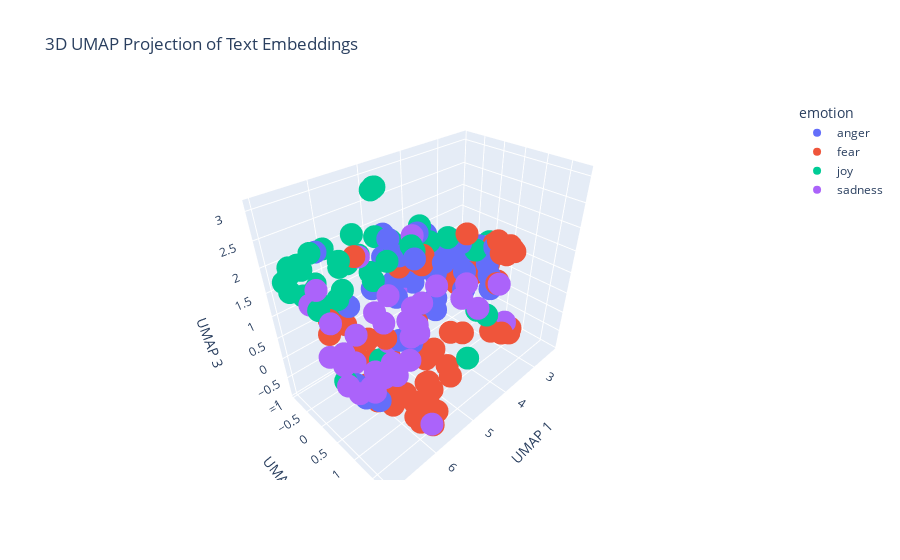

Notebook cell for this chart:
### Markdown cell above
---
##### <a id='toc1_5_8_1_1_'></a>[**>>> Exercise 4 (Take home):**](#toc0_)

Apply UMAP to the same embeddings to reduce the dimensionality to 3D vectors and plot the 3D graph, discuss the differences and similarities with the 2D graph.

### Code cell
reducer = umap.UMAP(n_components=3, metric='cosine', random_state=28) 
embedding_3d = reducer.fit_transform(X_embeddings)


df_plot = pd.DataFrame(embedding_3d, columns=['UMAP1', 'UMAP2', 'UMAP3'])
df_plot['emotion'] = combined_df['emotion']
df_plot['intensity'] = combined_df['intensity']
df_plot['text'] = combined_df['text']


fig = px.scatter_3d(  
    df_plot,
    x='UMAP1',
    y='UMAP2',
    z='UMAP3', 
    color='emotion',  
    hover_data=['text', 'intensity'],  
    title='3D UMAP Projection of Text Embeddings'
)

fig.update_layout(
    scene = dict(
        xaxis_title='UMAP 1',
        yaxis_title='UMAP 2',
        zaxis_title='UMAP 3'
    )
)

fig.show()

### Figure 1 — Plotly figure (JSON) as saved in the notebook; plotly's stock layout.template omitted (floating-point values rounded to 4 significant figures)
{"data": [{"customdata": [["@jessebwatters lol. Love it when you aggravate Juan. Keep up the good work. Lol", 0.242], ["I can't even right now #bb18 #rage", 0.646], ["@WestonKoury so leafy can roast the Pokemon go kid but not you what an outrage that just means that he is more relevant than y-I mean kisses", 0.491], ["come on let's make em hate 😘make em pout they face 👿😩.", 0.521], ["can't believe Achilles killed me! ", 0.479], ["I need to stop second guess myself and just go with the first thought and go with it. #relentless", 0.425], ["testing #angry", 0.667], ["@brendancoots where's your outrage that your party nominated a lying, corrupt person? And received donations from nations who support terror", 0.766], ["@thomeagle Just to help maintain and boost our status as a world class centre for education, culture and tolerance. #outrage", 0.438], ["@justinbieber Thank u Justin for this amazing concert. I can't believe that only u can provoke these thousand smiles these night#BelieveTour", 0.312], ["To'Why can't we brothers protect one another? No one's serious, and it makes me furious. Don't be misled, just think of Fred.' #mayfield", 0.578], ["That's really it for my madden career that game sucks , ea sports does a piss poor job every year on that shit", 0.867], ["I lost a couple niggas I want revenge so put me in coach", 0.875], ["BANG! Gordon #Brown has been accused of abusing a gazillion #rabid parrots!", 0.562], ["Inner conflict happens when we are at odds with ourselves. Honor your values and priorities.  #innerconflict #conflict #values", 0.5], ["Wont use using @mothercareuk @Mothercarehelp again!! These guys cant get nothing right!! ", 0.708], ["@laura221b I've left it for my dad to deal with 😂 My work is done as soon as it's felt the wrath of my slipper 😷", 0.521], ["Ever put your fist through your laptops screen? If so its time for a new one lmao #rage #anger #hp", 0.646], ["Did we miss the fact that #BurkeRamsey swung &amp;hit his sister #JonBenet in the face with a golf club previously out of a fit of ?", 0.417], ["@ashleighjessica @zacflint1 I'd give that pout the firm D", 0.5], ["@KingNicky7 also madden isn't the funniest game to watch and if there isn't much happening it's boring", 0.25], ["@Slippus @PureGym  yeah I received a fine today which I am furious about, currently appealing it after being a member for so long...", 0.646], ["@Kim_is__bored exactly what I have been saying on fb.. ", 0.354], ["Now that @Jasmine_Wrn has snapchat back it's a constant battle to see who can get the ugliest snap of one another 😂🙃 #snap survival", 0.458], ["@xandraaa5 @amayaallyn6 shut up hashtags are cool ", 0.438], ["Projection is perception. See it in someone else? You also at some level have that within you. #anger #worry", 0.417], ["Girls irritate me so much lol", 0.527], ["@pbump @AndyRichter  My heart goes out to that woman for the indignity of what she is sitting through.", 0.271], ["I forgot about this nice area down here with the fiery hearths", 0.25], ["@mandyjohnson I'll be honest.. I hope that annoying Southern bint with the 'look at me' pout goes out this week! Selasi #FTW", 0.646], ["but that was a mistake and a half assed excuse and now here i am burning in hell forever", 0.729], ["@Casper10666 I assure you there is no laughter, but increasing anger at the costs, and arrogance of Westminster.", 0.604], ["@FitnessFirstAU something needs to be done about people hogging machines - nobody can use 3 machines at one time! #angry #notfair #whypay", 0.75], ["@ShieldsCap &lt; Steve between his feet, feeling a blush sting his cheeks. 'I can undress myself, thank you very much,' he snapped &gt;", 0.333], ["I don't even #feel #anger anymore can't explain it .. #Tulsa #Charlotte #Trayvon #SandraBland #Philando #Ferguson #BatonRouge #MichaelBrown", 0.479], ["SOMEONE LET SNAKES IN MY HOUSE, I BET IT @Ya_Boi_Huck I KILL THAT BUGGER WHEN I GET MY HANDS ON HIM  #HuckFP2", 0.764], ["@saclivin @MrsCagg specific &amp; intentional way. And part of that intention is to provoke conversation around systemic racism towards blacks.", 0.583], ["I am #real #sjw, I will not let #america down\\nI have found us, now go and get us\\nI let it out and I let it in\\nI #rage I #lol\\n@SergioSarzedo", 0.542], ["#oow16 #sting decent new song", 0.125], ["@FluDino Event started! everyone is getting ready to travel to the lake of rage, where everything glows", 0.521], ["I think @Sam_Canaday &amp; @KYLEJDOWSON must actually have to be working like me &amp; @dowson_brady because I havent got any snap chat videos today", 0.25], ["Just joined #pottermore and was sorted into HUFFLEPUFF 😡😡😡 ", 0.438], ["@LiamCannon1 He's just too raging to type properly... Ha ha!", 0.375], ["Just watched Django Unchained, Other people may frown, but I titter in delight! 2/5", 0.229], ["Ok scrubbed hands 5 times before trying to put them in.\\nEyeballs #burning \\n#EvenMoreBlind accidentally scared the #cat whilst #screeching", 0.604], ["My eyes have been dilated. I hate the world right now with the rage of a thousand fiery dragons. I need a drink.", 0.812], ["@MaddenFreestyle i turn the game on wanting to play madden, and before i load up a game i just turn it off now.", 0.5], ["Lol little things like that make me so angry x", 0.604]], "hovertemplate": "emotion=anger<br>UMAP1=%{x}<br>UMAP2=%{y}<br>UMAP3=%{z}<br>text=%{customdata[0]}<br>intensity=%{customdata[1]}<extra></extra>", "legendgroup": "anger", "marker": {"color": "#636efa", "symbol": "circle"}, "mode": "markers", "name": "anger", "scene": "scene", "showlegend": true, "type": "scatter3d", "x": [4.62, 3.567, 5.108, 4.47, 4.079, 6.375, 4.156, 4.172, 4.377, 6.447, 4.212, 3.581, 4.318, 4.025, 6.579, 2.883, 4.352, 3.816, 4.574, 4.863, 3.734, 2.834, 5.037, 4.888, 4.544, 6.51, 4.785, 5.113, 5.936, 4.49, 5.542, 3.932, 2.702, 5.064, 4.922, 3.762, 4.81, 4.08, 5.495, 4.287, 4.969, 3.2, 4.111, 3.897, 5.346, 4.618, 3.682, 4.073], "y": [0.03803, 0.2383, -0.3719, -0.4751, -0.01708, 0.8957, -0.5015, 1.428, 0.8571, -0.3594, -0.5582, 0.9747, 0.2131, -0.2413, 0.7941, -0.03072, -0.643, -0.2316, 1.141, -0.3935, 0.9759, -0.2065, 0.008481, -0.6089, -0.5856, 0.4287, -0.4322, 0.6416, -0.4096, -0.3017, 0.515, -0.4526, -0.06325, -0.839, 1.436, -0.3249, 0.8727, 0.2805, 0.9085, 0.1724, -0.3617, -0.1673, -0.2875, 0.1834, 0.6235, -0.0266, 0.9982, -0.6507], "z": [2.11, 1.02, 1.647, 0.877, 0.3684, -0.1756, 0.8452, 2.203, 2.133, 2.312, 0.5685, 0.8486, 0.3184, 1.368, -0.02744, 0.8299, 1.41, 1.081, 1.779, 0.9756, 1.484, 0.972, 1.801, 1.944, 1.175, -0.02896, 0.5364, 1.13, 0.9372, 1.002, 0.4553, 1.642, 1.033, 0.6848, 1.729, 0.6476, 1.939, 1.713, 2.323, 1.166, 1.97, 0.7341, 1.448, 1.759, 0.3441, 0.3477, 1.224, 1.147]}, {"customdata": [["My roommate turns the sink off with her foot to avoid germs and a guy says 'YOUR roommate is feet girl?! I'm so sorry' plz help ", 0.5], ["Girls with hairy arms scare me", 0.625], ["@BBCTomEnglish @TimesSport And the dreadful Franglaise.", 0.292], ["When you arrive at the office the day before your first ever festival and the Internet is down #panic", 0.75], ["Watched tna for the first time in a long time what the hell happened to the #hardyboys #impactonpop #wwe ", 0.292], ["If the future doesn't fill you with existential dread are you even a real person", 0.562], ["@ExpressScripts u shd b embrrssd. u jack up my bp meds twice and it will still take 3-5 days? Not express at all. #expressscripts #horrible", 0.562], ["@realDonaldTrump She blamed Benghazi on a YouTube video. She blamed emails on #ColinPowell. Now she blames #terrorism on you. #weakHillary", 0.542], ["@1NatalieMaines Can you imagine being the person who has to spray tan him? #shudder", 0.491], ["@BartholomewD It's -terrible-! We're going to the local fish/chip place in Kirribilli ", 0.354], ["im literally shaking bc im nervous and bc its fucking cold oh how i love life", 0.833], ["Not sure that men can handle a woman that's got her crap together. #intimidation #independent", 0.396], ["Today's alarm shows how unprepared professors and students are when it comes to emergency protocols. We don't know where to go @CalStateLA", 0.667], ["How is that in 2016, a 757 airplane does not have WiFi...ridiculous.#AmericanAirlines #americanairlinessucks #AATeam #horrible", 0.38], ["New play through tonight! Pretty much a blind run. Only played the game once and maybe got 2 levels it. #Rage #horror", 0.542], ["@BBCPolitics @BBCNews I'd rather leave my child with @BorisJohnson #shudder", 0.833], ["@rkuuleiq Fear is best/beast product of God/s. :) #aTheism #theism #biBle #afraid #christianity #hell #heaven #purgatory #psychology #jesus", 0.417], ["@JasonBHampton it's Bowers. I went and drove it for a while this evening ", 0.292], ["how maybe it was with you and your parents..that I would understand you and your fear of indifference from your own mom and dad..", 0.688], ["#TerribleDebateQuestions Madame Secretary, isn't it true that Russia is behind all terrorism?", 0.479], ["I'm such a shy girl🙄", 0.583], ["The kid at the pool yelling is about to get a foot up his ass. #shutup #parents #kids #horrible", 0.375], ["@NativeApprops @SBShear @HuffingtonPost Shew. That was ", 0.188], ["$8 million in box office doesnt do this movie justice. Political or not, #SnowdenMovie is a terrific thriller and love story. @Snowden", 0.271], ["Job interview in the afternoon  #ek", 0.729], ["i've seen the elder watching me during my community hours and i honestly don't have an idea about what my assignment will be. #apprehensive", 0.562], ["The kid at the pool yelling is about to get a foot up his ass. #shutup #parents #kids ", 0.396], ["Obama admin rejects Texas plan to have refugees vetted for terrorism so Texas pulls of of fed refugee resettlement program. Aiding .", 0.458], ["The only thing scary about a 1-armed man trying to scare someone is the fact that he feels his 1 arm is only good for tryin to scare someone", 0.479], ["@Netflix_ME penny dreadful season 3?", 0.3], ["Angelino's been horrific", 0.583], ["@BraveHermione_ + and gives it to hear] 'Please.. I can tell you anything if you want to listen. maybe you're dont afraid anymore of me +", 0.592], ["Feeling like I've had the worst night of sleep ever - not great before the #London to #Brighton #cycle ride for @DMTFYP 🚴100k ?", 0.833], ["Hopefully I'll get this Best Buy job, and officaly #start my #streaming #career , working towards doing something I love #1DayAtaTime", 0.271], ["This is the first time I've written anything on this series in over two years, so I'm checking back in for one last nightmare.", 0.688], ["New play through tonight! Pretty much a blind run. Only played the game once and maybe got 2 levels it. #Rage ", 0.375], ["Maybe @SamHeughan can send me good luck on my job interview tomorrow. #nervous 😳", 0.792], ["Everywhere I go, the air I breathe in tastes like home.' - @The_Currys #restless", 0.271], ["That free kick from Rooney was awful", 0.333], ["@markhberman2003 @LanceZierlein @790blessing entire team from coaches on down played and coached scared from jumpstreet. ", 0.542], ["#Trump ’s ‘Make America Great Again’ plan is exactly like the first 15 minutes of the #movie #ChildrenOfMen.\\n\\n#cages #terrorism #refugees", 0.521], ["@YahooCare data stolen in 2014 and only now do you tell us .", 0.771], ["@megynkelly We should be ignoring these rioters like the current administration ignores #terrorism. This will obviously make it stop.", 0.708], ["People’s deepest passions often scare them too much to admit, even to themselves.", 0.521], ["Ronaldo has been shocking. He's tried to do skill twice and he's nearly fallen over both times", 0.5], ["Today was horrible and it was only half a day", 0.854], ["They're both awful in their own ways, but just saying. The way he treated Aniston alone makes him a nightmare male narcissist to be avoided.", 0.583], ["@hotpatooties more like quickie divorce ", 0.216], ["We're all in D. T. (Discipleship training or detox) for something. #messy  #cutoff #choosefreedom #CryOut16", 0.63], ["@AHSFX thanks Ryan &amp; Brad for scary the shit out of us in the first episode. Don't think my heart will make it through the s6 ", 0.854], ["One more step in long work #visa process is over. Relief. Onto next step. #expat #restless", 0.458], ["Really.....#Jumanji 2....w/ The Rock, Jack Black, and Kevin Hart...are you kidding me! WTF! #ThisIsATerribleIdea ", 0.542], ["also i had an awful nightmare involving being sick where worms were involved i was so disgusted when i woke up", 0.896], ["So about 18mths ago i signed up to @Lumo_Energy for their @VirginAustralia / Velocity FF deal. 18 months in still no FF points ", 0.271], ["So about 18mths ago i signed up to @Lumo_Energy for their @VirginAustralia / Velocity FF deal. 18 months in still no FF points #shocking", 0.479], ["@soozclifford Sure have... Sydney are too tough, too quick and their 'team' pressure is too much for the Cats to handle. Motlop/Cowan ", 0.356], ["T5ylw ansh a79l shy 7lw mn wayed nas fe whatsapp", 0.271], ["@chutneysupercat hi lovely brownie, MM is calling me tuppytupperware.. its awful", 0.44], ["Whatt a trailerrrr !!! @karanjohar @AnushkaSharma #RanbirKapoor #AishwaryaRaiBachchan i am COMPLETELY BLOWN !!  #longingformore", 0.354], ["@mikefreemanNFL \\nIsn't OBrien supposed to be some sort of offensive genius ", 0.167], ["When you're scared to press send #bgoodthepoet #PrayForMe #ThisIsAGodDream #career #help  #heart #HeartRacing", 0.73], ["On @Varneyco/@FoxBusiness to talk latest on #Chelsea Bombing + #Ahmad_Khan_Rahami's trips to #Afghanistan/#Pakistan #tcot #terror", 0.642], ["Tweeting from the sporadic wifi on the tube #perilous", 0.434], ["It really is amazing the money they give to some of these QB's #nfl #texans #brock #terrible", 0.246]], "hovertemplate": "emotion=fear<br>UMAP1=%{x}<br>UMAP2=%{y}<br>UMAP3=%{z}<br>text=%{customdata[0]}<br>intensity=%{customdata[1]}<extra></extra>", "legendgroup": "fear", "marker": {"color": "#EF553B", "symbol": "circle"}, "mode": "markers", "name": "fear", "scene": "scene", "showlegend": true, "type": "scatter3d", "x": [5.494, 5.819, 3.93, 5.661, 3.754, 6.05, 2.806, 4.208, 4.844, 4.72, 5.825, 6.167, 5.458, 2.769, 4.094, 4.324, 5.579, 4.983, 6.107, 4.119, 5.788, 3.586, 4.966, 4.827, 5.716, 5.914, 3.919, 4.185, 5.828, 5.446, 3.644, 5.968, 5.703, 5.983, 5.204, 4.138, 5.802, 6.441, 3.6, 5.261, 4.336, 2.383, 4.386, 6.2, 3.81, 5.125, 5.162, 4.82, 6.14, 5.54, 6.519, 3.389, 5.263, 2.484, 2.47, 4.724, 5.671, 4.629, 6.214, 3.799, 5.875, 4.153, 5.356, 3.586], "y": [0.09835, 0.4175, 1.334, 1.303, 0.5734, 0.8385, 0.1838, 1.7, 1.05, 0.997, 0.9328, 0.5384, 1.252, 0.2799, 0.2459, 0.9547, 0.893, 0.3731, -0.1235, 1.759, -0.0406, 0.1168, 0.5443, 1.369, 1.633, 1.297, -0.09949, 1.738, 0.5394, 1.202, 1.562, -0.5459, 1.402, 1.804, 0.7601, 0.2149, 1.576, -0.2742, 1.548, 0.8959, 1.605, 0.2413, 1.718, 0.2638, 1.504, 0.9676, 0.5585, -0.2689, 0.8815, 1.111, -0.2069, 0.4032, 0.8932, 0.1752, 0.1548, 0.2573, -0.2898, -0.3631, 0.355, 1.276, 1.388, 1.811, 1.6, 1.138], "z": [-0.2405, -0.5892, 0.1933, -0.4761, 1.121, -0.607, 0.6999, 2.188, -0.2908, 0.4392, -0.3988, -0.639, -0.3314, 0.758, 1.145, 0.1597, -0.8559, 1.835, 0.02993, 2.268, -0.2448, 0.5633, 2.01, 2.676, -0.3855, -0.656, 0.754, 2.363, -0.6311, -0.8565, 0.1132, 0.4497, 0.167, -0.3636, 0.1161, 1.2, -0.6728, 0.9788, 0.2017, -0.569, 2.456, 0.9099, 2.295, -0.3952, 0.1762, 0.2643, 0.6979, 1.346, 1.1, -0.8812, 0.7491, 0.8606, 0.05872, 1.094, 0.886, 1.585, 0.06464, 1.337, 2.436, 1.222, -0.758, 2.269, 0.1958, 1.108]}, {"customdata": [["@JackCurryYES he's just lucky...bad pitchers...#WHATEVER...ElKracken is #legit #future #bright #gottawearshades #LetsGoYankees", 0.333], ["My friend just messaged me 'ugh I'm so hungry I can't wait for breakfast' #socialmedia #WineWednesday  #funny #laughing ", 0.479], ["@RobRiggle @joelmchale @NFLonFOX I still can't get jimmy garoppolo out of my head and it's been almost 3 weeks. Thanks a lot! #hilarious", 0.729], ["Watch this amazing live.ly broadcast by @kaylaaa_sartorious #lively #musically", 0.6], ["her fingers slide along your thighs, caressing the skin before she's leaning down, down, down and the first lick is teasing n playful.", 0.54], ["Watch this amazing live.ly broadcast by @kana_blender  #musically", 0.558], ["@jadelalaa_ hahaha and u da best bro ever luv u hearty hearts", 0.78], ["#ukedchat A4 Just go outside (or to the gym hall) and play! \\n#education #playful #learning", 0.481], ["@shwood @mpforstein OMD you 2 are cracking me up! Thanks for the follow Brian. I need some levity to balance the cynicism I share w/Michael😀", 0.84], ["#ThisIsUs has messed with my mind &amp; now I'm anticipating the next episode with #apprehension &amp; ! #isthereahelplineforthis", 0.4], ["Watch this amazing live.ly broadcast by @mrgummyking #lively #musically", 0.56], ["It's the #FirstDayofFall and I'm so happy. Sipping my #PumpkinSpice flavored coffee and #smiling! Happy Fall everyone! #amwriting", 0.86], ["People always tell me that they don't expect me to have anxiety because I'm generally cheerful and don't act the way they expect me to.", 0.16], ["Quote_Soup: Be happy not because everything is good, but because you can see the good side of everything. ", 0.479], ["I saw her, whose countenance expressed a mighty rivers were monotonous, and her lively conversation took care of the various", 0.42], ["Loading mirth out to be trusted websites: LKskQUfke", 0.32], ["@PersephoneOD Her cheerful voice echoed through the grand, familiar home, a smile blossoming on my rosy brims, 'Mom.' I reciprocated the --", 0.537], ["“Be #positive, #cheerful, #grateful and expectant.” @NightingaleEarl  #Success #Leadership", 0.7], ["Loved @Bethenny independence msg on @WendyWilliams, be happy &amp; fulfilled within yourself &amp; positivity will flock to you  #independent", 0.583], ["mustache_harbor: TiburonChamber plus a hearty pour of #yachtrock by #mustacheharbor !", 0.55], ["Thank you disney themed episode for letting me discover how amazing the @BlackishWriters are! ", 0.729], ["Who actually chooses to drink sparkling water 🤔", 0.208], ["— to reveal a broad smile. \\n\\n'Yeah, it's nice.' \\n\\nPursing his lips, he stifled his joyous expression in order —\\n\\n[@AVIATAUBE].", 0.542], ["#smile is the #respect we give everyone.", 0.583], ["@ContourCosmetic well done ladies! A great award for an amazing team. A delight to present the award to you.", 0.84], ["Watch this amazing live.ly broadcast by @brooke_bridges #lively #musically", 0.5], ["The birds chirp , the sun shines and the wind chimes chime. There was once a smile on this face.", 0.353], ["The return of Matt Damon, and of director Paul Greengrass, brings back all the exhilarating if rather po-faced entertainment to a movie", 0.5], ["which always leads to the kind of hilarity average people will never experience - especially during breakups.", 0.312], ["Laudrup and his evil white companions rejoice.", 0.36], ["Gotta hit up breezy every day to make sure he's breaking in my boots. First class friend right there", 0.521], ["And the weather so breezy, man why can't life always be this easy", 0.562], ["tfw you're en-route to your future :) !! @HUCJIR i'm coming for ya! #openhouse #futurecantor  #NYCletsgo", 0.56], ["It's better to be wetter than it is dry' - @RLevin91 certainly found that hilarious #GBBO", 0.6], ["I #rejoice in following your statutes as one rejoices in great riches. -Psalm 119:14 #TheBible", 0.434], ["@ryanwilson2015 That's why compatibility is key as it lowers hedonic volatility.", 0.25], ["A #new day to #live and #smile. Hope all the #followers a nice #night or #day. :D", 0.688], ["Nawaz Sharif is getting more funnier than @kapilsharmak9 day by day. #laughter #challenge #kashmir #baloch", 0.7], ["@airtelindia have some issues with my broadband bill ,I am charged for the month before I signed up with airtel.. #hilarious", 0.34], ["i was so embarrassed when she saw us i was like knvfkkjg she thinks we're stalkers n then she starts waving all cheerfully inviting us in 😩", 0.25], ["@airtelindia have some issues with my broadband bill ,I am charged for the month before I signed up with airtel.. ", 0.038], ["A hearty Jonza! to all my friends and follower.", 0.704], ["Somebody who has braved the storm is brewing. ", 0.292], ["@r0Ils ppl get triggered over u smiling they're irrelevant", 0.17], ["@GigaFag @pipertownsend_ snapchat new would beg to differ ", 0.156]], "hovertemplate": "emotion=joy<br>UMAP1=%{x}<br>UMAP2=%{y}<br>UMAP3=%{z}<br>text=%{customdata[0]}<br>intensity=%{customdata[1]}<extra></extra>", "legendgroup": "joy", "marker": {"color": "#00cc96", "symbol": "circle"}, "mode": "markers", "name": "joy", "scene": "scene", "showlegend": true, "type": "scatter3d", "x": [4.669, 5.026, 3.908, 5.213, 5.841, 5.303, 5.652, 4.509, 5.182, 5.756, 5.237, 6.769, 6.71, 6.889, 6.358, 5.662, 6.174, 6.693, 6.821, 5.344, 6.407, 5.504, 6.243, 6.452, 6.524, 5.265, 6.532, 5.037, 5.526, 3.953, 6.136, 6.571, 5.11, 5.499, 6.886, 5.717, 6.577, 4.162, 2.407, 5.765, 2.329, 6.206, 6.153, 5.736, 4.893], "y": [1.536, -0.6707, 0.8217, -0.3632, -0.6996, -0.3201, -0.4821, 0.2296, 0.4938, 1.198, -0.3035, -0.7807, 0.4264, -0.5981, -0.8345, -0.716, -0.9316, -0.8149, -0.6178, 0.7378, 0.2212, -0.5609, -0.9232, -0.9458, -0.4144, -0.2954, -0.8852, 1.168, -0.2235, 1.221, -0.2204, -0.3437, 1.756, 0.2378, -0.7616, 0.1098, -0.808, -0.3819, -0.01742, 0.1804, 0.01675, -0.5473, -0.3821, -0.8857, -0.3818], "z": [1.222, 1.919, 1.79, 3.029, 0.6491, 3.018, 2.274, 1.965, 2.26, -0.9109, 3.055, 1.824, 0.209, 1.635, 0.9932, 1.592, 0.8042, 1.893, 2.073, 2.329, 2.38, 1.774, 1.334, 1.707, 2.298, 3.047, 1.235, 2.617, 1.571, 0.5422, 1.492, 1.227, 0.5603, 1.989, 1.749, 1.648, 1.931, 1.932, 1.037, -0.1003, 0.9985, 2.194, 1.222, 1.472, 1.898]}, {"customdata": [["@DeltaAssist Tried 2 get earlier flt 2day  @BWI Turnd away bcuz it was 2 late Then agent let other pas on #silvereliteleftbehind ", 0.521], ["my life in one word is depressing", 0.917], ["So Mary Berry, Mel and Sue have gone with their principles, and @PaulHollywood  has gone with the fame and fortune. #GBBO  #depressing", 0.75], ["@jccrocker #CharlotteProtest do u #wait 4 the facts #video or do u #hate now ask questions later #sad #protest #PoliceShootings #suggestions", 0.771], ["#Jazz - the #blues is the roots, the rest is the fruits", 0.25], [".@billradkeradio is not a fan of The Beat Happening. But that's not to discourage aspiring other Olympia musicians! #KUOWrecord", 0.274], ["A night where depression is winning... #depression #fml #help", 0.896], ["@patthemanager how could I work with @chancetherapper . ? #serious", 0.354], ["@EmotionalLimine you're sadly mistaken if you think I'd make a tweet for an isolated comment by a random twitter user.", 0.469], ["@narcissusheiyan  maybe it'd have been different if I stayed for sixth form? But still, the oppressive architecture, uninteresting people", 0.542], ["i cant stop. i finished - dejected. luckily no one is in the bathroom. so i go to a stall and wait until my pants are dry.", 0.625], ["@RossKemp great programme tonight #sad #upsetting #extremeworld", 0.646], ["@kelly_welles they were brilliant weren't they? Made me feel v dull not having one. And why no tattoo emoji! This'll have to do... ⚓️ x", 0.312], ["a good shorty has so much to offer &amp; it's sad that some of you niggas don't even see it when she right in front of your face and too late", 0.521], ["#Terencecutcher #Tulsa the man onthe helicopter said he looks like a bad dude, that is the problem, when they see black they see bad, #sad", 0.667], ["I wouldn't wish anxiety and depression even on the worst of people. It's not fun. #anxiety #depression", 0.833], ["Smokeys dad is sad :/", 0.689], ["The word happiness would lose its meaning if it were not balanced by sadness.", 0.479], ["Right i may be an #sufc fan and the football maybe shit but marcos rojo for #mufc has had a shocking start he's just dreadful", 0.583], ["#AskAMan but this does not sound like a #serious issue, cause siyahleka the whole time, just having fun", 0.292], ["Two blankets, a hoody, and still no Eternal Sunshine to mope to.", 0.562], ["At my age all I see is gray. Is it gray because of my bad eyes or my perspective #depression  #healingjustice", 0.896], ["Sometimes people leave you halfway through the wood. Do not let it grieve you, no one leaves for good. #youarenotalone #nooneisalone", 0.417], ["How much time should I give to my friend who lost his laptop to mourn before I can ask him to give me his laptop charger and extra battery??", 0.271], ["For a team as big as Bayern and the they like to play football, their pitch is fucking dreadful. Certainly no Emirates pitch anyway.", 0.542], ["blues bar", 0.188], ["Way too cool to die young, way too young to die sober.. #tunechi", 0.604], ["@WilsonsWorld I was in high school and remember helping neighbors clean up back home in Greenville.  Pretty sobering stuff.  #sadness", 0.688], ["Life is too short so dont shoot it in with worries sadness and grief.", 0.646], ["It's interesting the photo of Mono Lisa is crying as well as the whole scene is very depressing #ELE6200", 0.771], ["@thehill George H. Establishment is unhappy Trump's campaign branded his son low-energy, but he could not have beaten the others either.", 0.521], ["@TxDMV @ArkansasBBB i filled out the report on #baitswitch by @Carvana lets go get them fines levied. #badbusiness #honoryourdeal #unhappy", 0.542], ["so lost i'm faded", 0.729], ["I can literally eat creamy pesto pasta topped with grilled chicken, sun dried tomatoes, asparagus and pine nuts every single day of my life", 0.083], ["@kikibug13 Don't look. You'll only be very, very unhappy. \\n\\n(NNGH. I got the email notif THANK YOU.)", 0.438], ["If you #invest in my new #film I will stop asking you to invest in my new film. #concessions #crime #despair #shortsightedness #celebrities", 0.458], ["@GolfStrat out of Rory starts. What would your B group look like w/o him? Hideki and Walker, and throw Reed or Knox on the pine?", 0.343], ["@DxfyingGrxvity - frustration, looking up at Elphaba in a frown of aggravation. Her high pitched voice was growing more and more --", 0.479], ["Hello my dear friends, I will be back online this Friday night. I miss you! #sober #sobriety #recovery", 0.417], ["@abra @abra @abra what're you doing to my ears? To my soul?! #GoodMusic #melancholy", 0.236], ["im thoroughly in love w zen and jumin and i dont think id even have the patience for either of them irl im old and weary", 0.458], ["Don't depress yourself by comparing yourself. No comparisons.", 0.438], ["@FFBren @CDCarter13 included for maximum #sadness", 0.625]], "hovertemplate": "emotion=sadness<br>UMAP1=%{x}<br>UMAP2=%{y}<br>UMAP3=%{z}<br>text=%{customdata[0]}<br>intensity=%{customdata[1]}<extra></extra>", "legendgroup": "sadness", "marker": {"color": "#ab63fa", "symbol": "circle"}, "mode": "markers", "name": "sadness", "scene": "scene", "showlegend": true, "type": "scatter3d", "x": [2.605, 6.525, 5.579, 4.989, 6.226, 5.355, 6.41, 6.002, 5.405, 5.54, 6.274, 5.897, 6.108, 6.378, 5.148, 6.746, 6.134, 6.785, 3.56, 4.83, 6.31, 6.772, 6.954, 6.869, 3.63, 6.213, 6.712, 6.003, 6.84, 6.444, 4.326, 2.564, 6.189, 6.625, 5.574, 6.795, 4.649, 4.639, 6.638, 6.054, 6.241, 6.879, 5.715], "y": [0.05451, 1.052, 1.142, 1.548, 0.7629, 1.249, 1.452, 1.795, 0.7296, 0.1783, 0.9544, 1.404, 0.3148, 0.4037, 1.599, 0.881, 1.443, 0.6266, 1.442, 0.1384, 1.256, 1.264, 0.4839, 0.7368, 1.426, 0.9579, 0.2314, 1.342, 0.6389, 1.397, 1.697, 0.01786, 1.204, -0.5111, 0.7922, 1.386, 1.542, -0.6153, -0.1831, 0.9075, 0.04203, 0.7804, 1.174], "z": [0.878, 0.7414, 1.65, 1.926, 1.603, 1.92, 0.8676, -0.3378, 1.238, 0.2083, 0.358, 1.377, 2.367, 1.02, 1.753, 0.2811, 0.9947, 1.023, 0.1536, 2.174, 0.7288, 0.7461, 0.964, 0.8981, 0.2996, 1.502, 1.355, 1.325, 0.931, 1.119, 1.67, 0.9875, 0.725, 1.285, 1.081, 0.7484, 1.256, 0.5063, 1.759, 1.915, 0.04897, 0.4834, 1.29]}], "layout": {"legend": {"title": {"text": "emotion"}, "tracegroupgap": 0}, "scene": {"domain": {"x": [0, 1], "y": [0, 1]}, "xaxis": {"title": {"text": "UMAP 1"}}, "yaxis": {"title": {"text": "UMAP 2"}}, "zaxis": {"title": {"text": "UMAP 3"}}}, "title": {"text": "3D UMAP Projection of Text Embeddings"}}}
